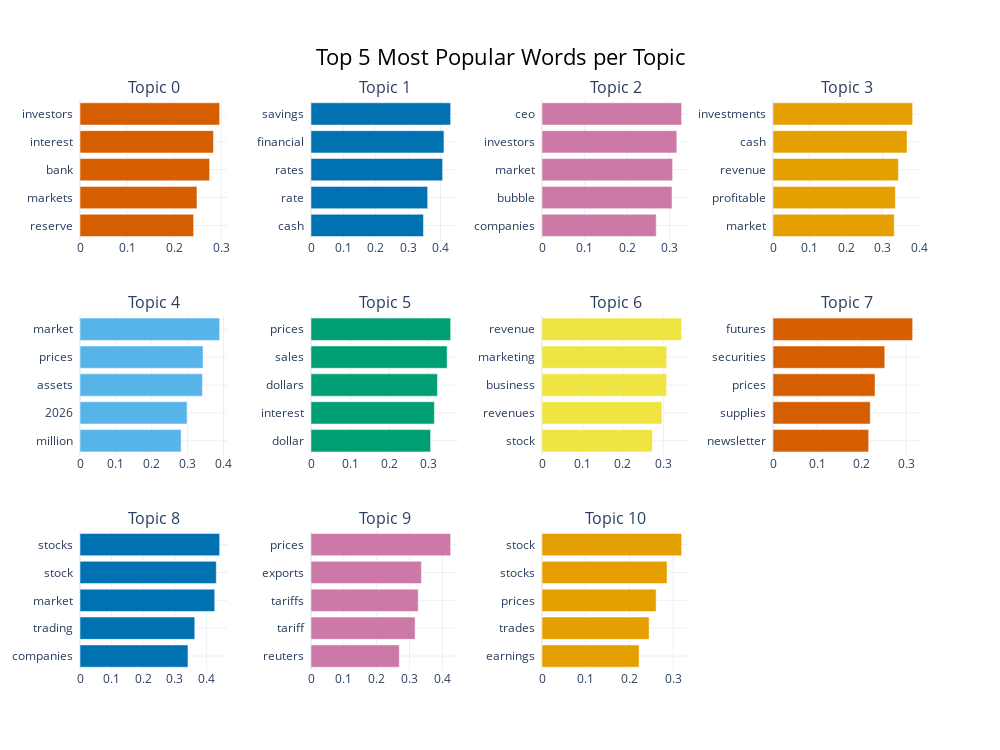

The notebook cell saved with this chart:
### Code cell
#Most Popular Words per Topic Visualization 
topic_model.visualize_barchart(
    top_n_topics=11,
    n_words=5, 
    title=f"Top {5} Most Popular Words per Topic"
)

### Figure 1 — Plotly figure (JSON) as saved in the notebook; plotly's stock layout.template omitted (floating-point values rounded to 4 significant figures)
{"data": [{"marker": {"color": "#D55E00"}, "orientation": "h", "type": "bar", "x": [0.2412, 0.2484, 0.2752, 0.2834, 0.2965], "xaxis": "x", "y": ["reserve  ", "markets  ", "bank  ", "interest  ", "investors  "], "yaxis": "y"}, {"marker": {"color": "#0072B2"}, "orientation": "h", "type": "bar", "x": [0.3475, 0.3604, 0.4067, 0.4107, 0.4314], "xaxis": "x2", "y": ["cash  ", "rate  ", "rates  ", "financial  ", "savings  "], "yaxis": "y2"}, {"marker": {"color": "#CC79A7"}, "orientation": "h", "type": "bar", "x": [0.2687, 0.3059, 0.3073, 0.3172, 0.3285], "xaxis": "x3", "y": ["companies  ", "bubble  ", "market  ", "investors  ", "ceo  "], "yaxis": "y3"}, {"marker": {"color": "#E69F00"}, "orientation": "h", "type": "bar", "x": [0.3321, 0.3351, 0.3434, 0.3671, 0.3825], "xaxis": "x4", "y": ["market  ", "profitable  ", "revenue  ", "cash  ", "investments  "], "yaxis": "y4"}, {"marker": {"color": "#56B4E9"}, "orientation": "h", "type": "bar", "x": [0.2819, 0.2985, 0.3413, 0.3431, 0.3893], "xaxis": "x5", "y": ["million  ", "2026  ", "assets  ", "prices  ", "market  "], "yaxis": "y5"}, {"marker": {"color": "#009E73"}, "orientation": "h", "type": "bar", "x": [0.3057, 0.3153, 0.3232, 0.3479, 0.3569], "xaxis": "x6", "y": ["dollar  ", "interest  ", "dollars  ", "sales  ", "prices  "], "yaxis": "y6"}, {"marker": {"color": "#F0E442"}, "orientation": "h", "type": "bar", "x": [0.2728, 0.2965, 0.3079, 0.3083, 0.3452], "xaxis": "x7", "y": ["stock  ", "revenues  ", "business  ", "marketing  ", "revenue  "], "yaxis": "y7"}, {"marker": {"color": "#D55E00"}, "orientation": "h", "type": "bar", "x": [0.2154, 0.219, 0.2298, 0.2517, 0.3144], "xaxis": "x8", "y": ["newsletter  ", "supplies  ", "prices  ", "securities  ", "futures  "], "yaxis": "y8"}, {"marker": {"color": "#0072B2"}, "orientation": "h", "type": "bar", "x": [0.3417, 0.3632, 0.4264, 0.4313, 0.4419], "xaxis": "x9", "y": ["companies  ", "trading  ", "market  ", "stock  ", "stocks  "], "yaxis": "y9"}, {"marker": {"color": "#CC79A7"}, "orientation": "h", "type": "bar", "x": [0.2689, 0.317, 0.3264, 0.3361, 0.4251], "xaxis": "x10", "y": ["reuters  ", "tariff  ", "tariffs  ", "exports  ", "prices  "], "yaxis": "y10"}, {"marker": {"color": "#E69F00"}, "orientation": "h", "type": "bar", "x": [0.2221, 0.245, 0.2611, 0.286, 0.3195], "xaxis": "x11", "y": ["earnings  ", "trades  ", "prices  ", "stocks  ", "stock  "], "yaxis": "y11"}], "layout": {"annotations": [{"font": {"size": 16}, "showarrow": false, "text": "Topic 0", "x": 0.0875, "xanchor": "center", "xref": "paper", "y": 1, "yanchor": "bottom", "yref": "paper"}, {"font": {"size": 16}, "showarrow": false, "text": "Topic 1", "x": 0.3625, "xanchor": "center", "xref": "paper", "y": 1, "yanchor": "bottom", "yref": "paper"}, {"font": {"size": 16}, "showarrow": false, "text": "Topic 2", "x": 0.6375, "xanchor": "center", "xref": "paper", "y": 1, "yanchor": "bottom", "yref": "paper"}, {"font": {"size": 16}, "showarrow": false, "text": "Topic 3", "x": 0.9125, "xanchor": "center", "xref": "paper", "y": 1, "yanchor": "bottom", "yref": "paper"}, {"font": {"size": 16}, "showarrow": false, "text": "Topic 4", "x": 0.0875, "xanchor": "center", "xref": "paper", "y": 0.6222, "yanchor": "bottom", "yref": "paper"}, {"font": {"size": 16}, "showarrow": false, "text": "Topic 5", "x": 0.3625, "xanchor": "center", "xref": "paper", "y": 0.6222, "yanchor": "bottom", "yref": "paper"}, {"font": {"size": 16}, "showarrow": false, "text": "Topic 6", "x": 0.6375, "xanchor": "center", "xref": "paper", "y": 0.6222, "yanchor": "bottom", "yref": "paper"}, {"font": {"size": 16}, "showarrow": false, "text": "Topic 7", "x": 0.9125, "xanchor": "center", "xref": "paper", "y": 0.6222, "yanchor": "bottom", "yref": "paper"}, {"font": {"size": 16}, "showarrow": false, "text": "Topic 8", "x": 0.0875, "xanchor": "center", "xref": "paper", "y": 0.2444, "yanchor": "bottom", "yref": "paper"}, {"font": {"size": 16}, "showarrow": false, "text": "Topic 9", "x": 0.3625, "xanchor": "center", "xref": "paper", "y": 0.2444, "yanchor": "bottom", "yref": "paper"}, {"font": {"size": 16}, "showarrow": false, "text": "Topic 10", "x": 0.6375, "xanchor": "center", "xref": "paper", "y": 0.2444, "yanchor": "bottom", "yref": "paper"}], "height": 750, "hoverlabel": {"bgcolor": "white", "font": {"family": "Rockwell", "size": 16}}, "showlegend": false, "title": {"font": {"color": "Black", "size": 22}, "text": "Top 5 Most Popular Words per Topic", "x": 0.5, "xanchor": "center", "yanchor": "top"}, "width": 1000, "xaxis": {"anchor": "y", "domain": [0, 0.175], "showgrid": true}, "xaxis10": {"anchor": "y10", "domain": [0.275, 0.45], "showgrid": true}, "xaxis11": {"anchor": "y11", "domain": [0.55, 0.725], "showgrid": true}, "xaxis12": {"anchor": "y12", "domain": [0.825, 1], "showgrid": true}, "xaxis2": {"anchor": "y2", "domain": [0.275, 0.45], "showgrid": true}, "xaxis3": {"anchor": "y3", "domain": [0.55, 0.725], "showgrid": true}, "xaxis4": {"anchor": "y4", "domain": [0.825, 1], "showgrid": true}, "xaxis5": {"anchor": "y5", "domain": [0, 0.175], "showgrid": true}, "xaxis6": {"anchor": "y6", "domain": [0.275, 0.45], "showgrid": true}, "xaxis7": {"anchor": "y7", "domain": [0.55, 0.725], "showgrid": true}, "xaxis8": {"anchor": "y8", "domain": [0.825, 1], "showgrid": true}, "xaxis9": {"anchor": "y9", "domain": [0, 0.175], "showgrid": true}, "yaxis": {"anchor": "x", "domain": [0.7556, 1], "showgrid": true}, "yaxis10": {"anchor": "x10", "domain": [0, 0.2444], "showgrid": true}, "yaxis11": {"anchor": "x11", "domain": [0, 0.2444], "showgrid": true}, "yaxis12": {"anchor": "x12", "domain": [0, 0.2444], "showgrid": true}, "yaxis2": {"anchor": "x2", "domain": [0.7556, 1], "showgrid": true}, "yaxis3": {"anchor": "x3", "domain": [0.7556, 1], "showgrid": true}, "yaxis4": {"anchor": "x4", "domain": [0.7556, 1], "showgrid": true}, "yaxis5": {"anchor": "x5", "domain": [0.3778, 0.6222], "showgrid": true}, "yaxis6": {"anchor": "x6", "domain": [0.3778, 0.6222], "showgrid": true}, "yaxis7": {"anchor": "x7", "domain": [0.3778, 0.6222], "showgrid": true}, "yaxis8": {"anchor": "x8", "domain": [0.3778, 0.6222], "showgrid": true}, "yaxis9": {"anchor": "x9", "domain": [0, 0.2444], "showgrid": true}}}
